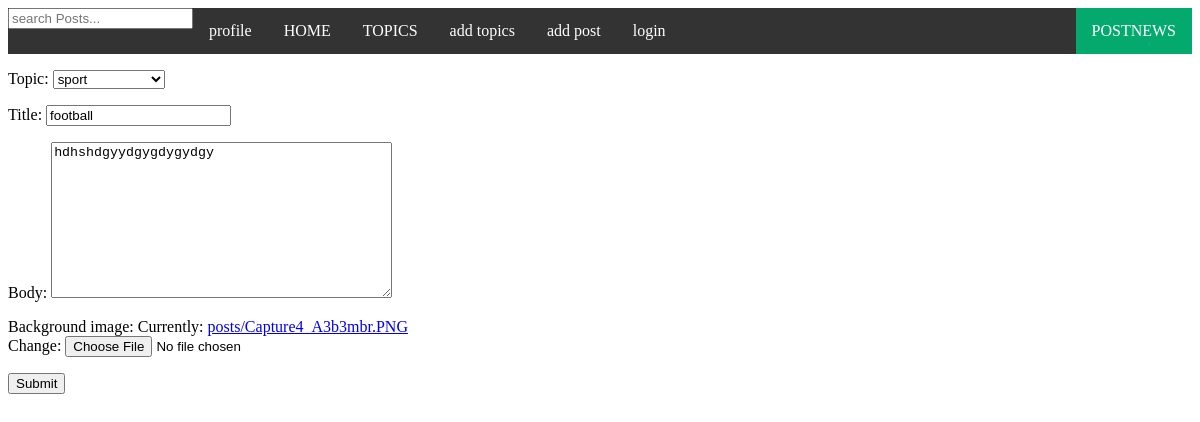
Screenshot of /updatepost/14/ with the database file from the repository.
### base/models.py (models this page shows, shortened)
class POST(models.Model):
    host = models.ForeignKey(User, on_delete=models.SET_NULL, null=True)
    topic = models.ForeignKey(Topic, on_delete=models.SET_NULL, null=True)
    title = models.CharField(max_length=200)
    body = models.TextField(max_length=3000)
    background_image = models.ImageField(null = True,upload_to='posts/')
    updated = models.DateTimeField(auto_now=True)
    created = models.DateTimeField(auto_now_add=True)

### base/views.py (the view, shortened to what this page needs)
# urls.py: path('updatepost/<int:pk>/', views.updatepost, name ="edit-post"),
def updatepost(request,pk):
    post = POST.objects.get(id=pk)
    form =PostForm(instance=post)
    topics = Topic.objects.all()
    context = {'form': form, 'topics': topics, 'post':post}
    return render (request, 'edit-post.html',context)

### base/forms.py (shortened to what this page needs)
class PostForm(forms.ModelForm):
    def __init__(self, *args, **kwargs):
        self.user = kwargs.pop('user', None)
        super().__init__(*args, **kwargs)
    class Meta:
        model = POST
        exclude = ['host']

### base/models.py (called while the page is built)
    def __str__(self):
        return self.name

### templates/edit-post.html (shortened to what this page needs)
{% extends 'main.html' %}
{% block content %}
<div>
    <form method="POST" action="" enctype="multipart/form-data">
        {{form.as_p}}
        <input type="submit" value="Submit" />
    </form>
</div>
{% endblock content%}

### rows the page displays
POST: topic "sport", title "football", body "hdhshdgyydgygdygydgy"
